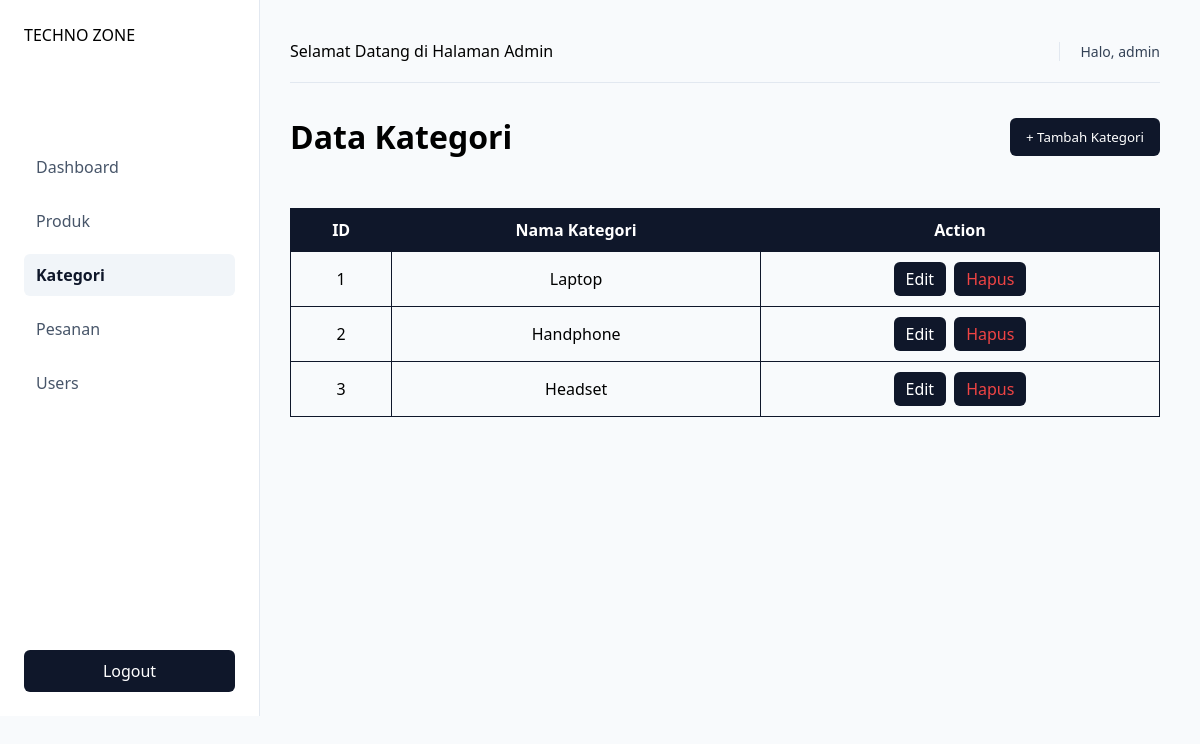
Screenshot of /admin/kategoriPage.php (signed in) with the database file from the repository.
### tables this page shows
CREATE TABLE `kategori` (
  `id_kategori` int NOT NULL,
  `nama_kategori` varchar(100) NOT NULL
);

### config/database.php (called while the page is built, shortened)
<?php
class database {
    protected function connect(){
        $host = "localhost";
        $user = "root";
        $pass = "";
        $db = "db_toko";
        $this->conn = new mysqli($host, $user, $pass, $db);
    }
}
?>

### classes/kategori.php (called while the page is built, shortened)
<?php
    require_once __DIR__ . '/../config/database.php';
    class kategori extends database{
        private $table = 'kategori';
        public function getAll () {
            $qry = "SELECT * FROM $this->table ";
            return $this->conn->query($qry);
        }
    }
?>

### admin/kategoriPage.php (the view, shortened to what this page needs)
<?php
    include 'templates/header.php';
    include 'templates/sidebar.php';
    include 'templates/navbar.php';
?>
<div class="header-action">
    <div class="title-area">
        <h1>Data Kategori</h1>
    </div>
    <div class="button-group">
        <a href="kategori/tambahKategori.php" style="text-decoration: none;">
            <button class="btn-add">+ Tambah Kategori</button>
        </a>
    </div>
</div>
<table class="table">
    <tr>
        <th>ID</th>
        <th>Nama Kategori</th>
        <th>Action</th>
    </tr>
<?php
    require_once '../classes/kategori.php';
    $kategori = new kategori();
    $dataKategori = $kategori->getAll();
    if ($dataKategori && $dataKategori->num_rows > 0) {
        while ($row = $dataKategori->fetch_assoc()) {
            ?>
            <tr>
                <td><?php echo $row['id_kategori']; ?></td>
                <td><?php echo $row['nama_kategori']; ?></td>
                <td>
                    <div class="aksi-group">
                        <a href="kategori/updateKategori.php?id=<?php echo $row['id_kategori']; ?> "style="color: #ffffff;">
                            Edit
                        </a>
                        <a href="kategori/hapusKategori.php?id=<?php echo $row['id_kategori']; ?>"style="color: #ef4444;">
                            Hapus
                        </a>
                    </div>
                </td>
            </tr>
            <?php
        }
    } else {
        echo "Belum ada data kategori.";
    }
?>
</table>
<?php
    include 'templates/footer.php';
?>

### assets/admin.css (style rules this page uses)
* { margin: 0; padding: 0; box-sizing: border-box; font-family: 'Segoe UI', Tahoma, Geneva, Verdana, sans-serif; }
.header-action { display: flex; justify-content: space-between; align-items: center; margin-bottom: 30px; }
.button-group { display: flex; gap: 12px; }
.btn-add { padding: 10px 16px; background-color: #0f172a; color: white; border: none; border-radius: 6px; cursor: pointer; font-weight: 500; }
.table { margin-top: 50px; width: 100%; border-collapse: collapse; text-align: center; }
.table,tr,th,td { padding: 10px; border: 1px solid #0f172a; }
.table th { background-color: #0f172a; color: white; }
.tabledbd,tr,th,td { padding: 10px; border: 1px solid #0f172a; }
.aksi-group { text-decoration: none; display: flex; justify-content: center; gap: 8px; align-items: center; }
.aksi-group a { text-decoration: none; padding: 6px 12px; border-radius: 6px; font-weight: 500; background-color: #0f172a; }

### rows the page displays
kategori: id_kategori "1", nama_kategori "Laptop"
kategori: id_kategori "2", nama_kategori "Handphone"
kategori: id_kategori "3", nama_kategori "Headset"

### other values shown
$_SESSION['nama'] "admin"
